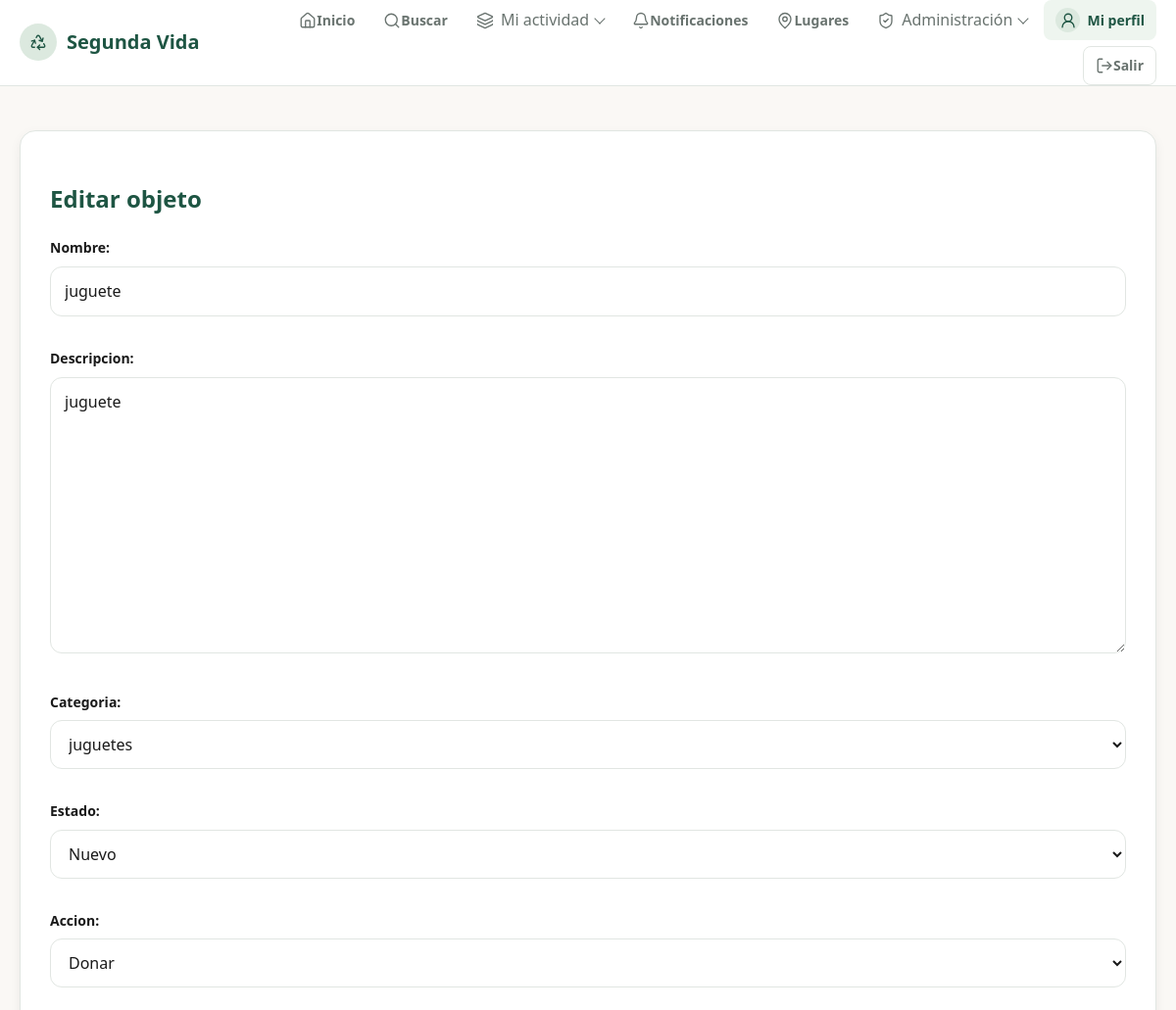
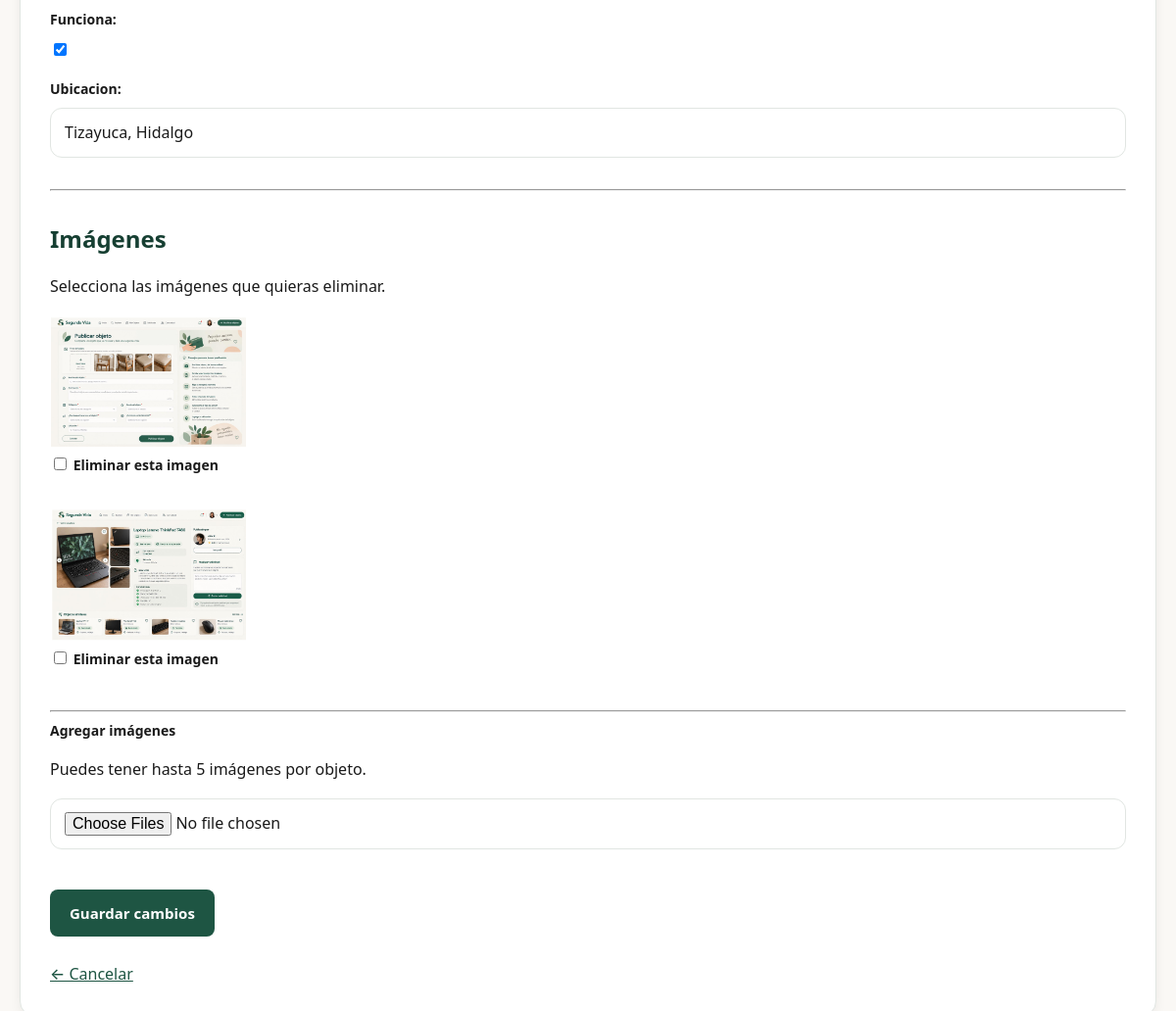
Page /objetos/4/editar/ (signed in) on the committed database (2 pictures, top to bottom).
### objetos/models.py (models this page shows, shortened)
class Objeto(models.Model):
    ACCIONES = [
        ("donar", "Donar"),
        ("intercambiar", "Intercambiar"),
        ("reparar", "Reparar"),
        ("piezas", "Dar para piezas"),
        ("transformar", "Transformar"),
    ]
    ESTADOS = [
        ("nuevo", "Nuevo"),
        ("bueno", "Bueno"),
        ("regular", "Regular"),
        ("danado", "Dañado"),
    ]
    usuario = models.ForeignKey(
        User,
        on_delete=models.CASCADE
    )
    nombre = models.CharField(max_length=150)
    descripcion = models.TextField()
    categoria = models.ForeignKey(
        Categoria,
        on_delete=models.PROTECT,
        related_name="objetos"
    )
    estado = models.CharField(
        max_length=20,
        choices=ESTADOS
    )
    accion = models.CharField(
        max_length=20,
        choices=ACCIONES
    )
    funciona = models.BooleanField(default=True)
    ubicacion = models.CharField(
        max_length=200,
        blank=True
    )
    latitud = models.FloatField(
        null=True,
        blank=True
    )
    longitud = models.FloatField(
        null=True,
        blank=True
    )
    fecha_publicacion = models.DateTimeField(
        auto_now_add=True
    )
    disponible = models.BooleanField(default=True)

class Categoria(models.Model):
    nombre = models.CharField(
        max_length=50,
        unique=True
    )
    descripcion = models.CharField(
        max_length=200,
        blank=True
    )
    activa = models.BooleanField(default=True)
    class Meta:
        verbose_name = "Categoría"
        verbose_name_plural = "Categorías"
        ordering = ["nombre"]
    def __str__(self):
        return self.nombre

class ImagenObjeto(models.Model):
    objeto = models.ForeignKey(
        Objeto,
        on_delete=models.CASCADE,
        related_name="imagenes"
    )
    imagen = models.ImageField(
        upload_to="objetos/"
    )
    fecha_subida = models.DateTimeField(
        auto_now_add=True
    )

### objetos/views.py (the view)
# urls.py: path("objetos/<int:id>/editar/", editar_objeto, name="editar_objeto"),
@roles_permitidos("Usuario")
def editar_objeto(request, id):
    objeto = get_object_or_404(Objeto, id=id)
    if objeto.usuario != request.user:
        return redirect("lista_objetos")
    imagenes = objeto.imagenes.all()
    if request.method == "POST":
        formulario = ObjetoForm(
            request.POST,
            instance=objeto
        )
        imagen_form = ImagenObjetoForm(
            request.POST,
            request.FILES
        )
        archivos = request.FILES.getlist("imagen")
        eliminar_ids = request.POST.getlist(
            "eliminar_imagenes"
        )
        imagenes_a_eliminar = ImagenObjeto.objects.filter(
            id__in=eliminar_ids,
            objeto=objeto
        )
        cantidad_restante = (
            imagenes.count()
            - imagenes_a_eliminar.count()
            + len(archivos)
        )
        if cantidad_restante > 5:
            messages.error(
                request,
                "Un objeto puede tener un máximo de 5 imágenes."
            )
        elif formulario.is_valid():
            imagenes_validas = True
            for archivo in archivos:
                formulario_imagen = ImagenObjetoForm(
                    files={"imagen": archivo}
                )
                if not formulario_imagen.is_valid():
                    imagenes_validas = False
                    break
            if imagenes_validas:
                with transaction.atomic():
                    objeto_actualizado = formulario.save(commit=False)
                    latitud, longitud = geocodificar_ubicacion(
                        objeto_actualizado.ubicacion
                    )
                    objeto_actualizado.latitud = latitud
                    objeto_actualizado.longitud = longitud
                    objeto_actualizado.save()
                    for imagen in imagenes_a_eliminar:
                        imagen.imagen.delete(
                            save=False
                        )
                        imagen.delete()
                    for archivo in archivos:
                        ImagenObjeto.objects.create(
                            objeto=objeto,
                            imagen=archivo
                        )
                messages.success(
                    request,
                    "¡Objeto actualizado correctamente!"
                )
                return redirect(
                    "detalle_objeto",
                    id=objeto.id
                )
            else:
                messages.error(
                    request,
                    "Una o más imágenes no son válidas."
                )
    else:
        formulario = ObjetoForm(
            instance=objeto
        )
        imagen_form = ImagenObjetoForm()
    return render(
        request,
        "objetos/editar.html",
        {
            "formulario": formulario,
            "imagen_form": imagen_form,
            "objeto": objeto,
            "imagenes": imagenes,
        }
    )

### objetos/forms.py (shortened to what this page needs)
class ObjetoForm(forms.ModelForm):
    class Meta:
        model = Objeto
        fields = [
            "nombre",
            "descripcion",
            "categoria",
            "estado",
            "accion",
            "funciona",
            "ubicacion",
        ]
        widgets = {
            "ubicacion": forms.TextInput(
                attrs={
                    "placeholder": "Ej. Tizayuca, Hidalgo",
                    "maxlength": 200,
                }
            ),
        }
    def __init__(self, *args, **kwargs):
        super().__init__(*args, **kwargs)
        self.fields["categoria"].queryset = Categoria.objects.filter(
            activa=True
        ).order_by("nombre")

class ImagenObjetoForm(forms.ModelForm):
    class Meta:
        model = ImagenObjeto
        fields = ["imagen"]
        widgets = {
            "imagen": MultipleFileInput(
                attrs={
                    "accept": "image/jpeg,image/png,image/webp"
                }
            )
        }
    def __init__(self, *args, **kwargs):
        super().__init__(*args, **kwargs)
        self.fields["imagen"].required = False

### usuarios/context_processors.py (called while the page is built)
def notificaciones_no_leidas(request):
    if request.user.is_authenticated:
        notificaciones = Notificacion.objects.filter(
            usuario=request.user
        ).order_by("-fecha")
        no_leidas = notificaciones.filter(
            leida=False
        ).count()
    else:
        notificaciones = Notificacion.objects.none()
        no_leidas = 0
    return {
        "notificaciones": notificaciones,
        "notificaciones_no_leidas": no_leidas,
    }

### usuarios/permissions.py (called while the page is built, shortened)
def roles_permitidos(*roles):
    def decorador(vista):
        @login_required
        @wraps(vista)
        def vista_protegida(request, *args, **kwargs):
            usuario = request.user
            if usuario.is_superuser:
                return vista(request, *args, **kwargs)
        return vista_protegida
    return decorador

### objetos/templates/objetos/editar.html (shortened to what this page needs)
{% extends "base.html" %}
{% block content %}
    <section class="tarjeta">
        <h1> Editar objeto</h1>
        <form
            method="POST"
            enctype="multipart/form-data"
        >
            {{ formulario.as_p }}
            <hr>
            <h2> Imágenes</h2>
            {% if imagenes %}
                <p>
                    Selecciona las imágenes que quieras eliminar.
                </p>
                {% for imagen in imagenes %}
                    <div>
                        <img
                            src="{{ imagen.imagen.url }}"
                            alt="Imagen de {{ objeto.nombre }}"
                            style="max-width: 200px;"
                        >
                        <label>
                            <input
                                type="checkbox"
                                name="eliminar_imagenes"
                                value="{{ imagen.id }}"
                            >
                            Eliminar esta imagen
                        </label>
                    </div>
                    <br>
                {% endfor %}
            {% else %}
                <p>
                    Este objeto todavía no tiene imágenes.
                </p>
            {% endif %}
            <hr>
            <label for="{{ imagen_form.imagen.id_for_label }}">
                 <strong>Agregar imágenes</strong>
            </label>
            <p>
                Puedes tener hasta 5 imágenes por objeto.
            </p>
            {{ imagen_form.imagen }}
            <br><br>
            <button
                class="boton"
                type="submit"
            >
                Guardar cambios
            </button>
        </form>
        <br>
        <a href="{% url 'detalle_objeto' objeto.id %}">
            ← Cancelar
        </a>
    </section>
{% endblock %}

### templates/base.html (style rules this page uses)
:root { --verde-principal: #1E5543; --verde-oscuro: #163F32; --verde-medio: #2F7059; --verde-suave: #DCE9DF; --verde-muy-suave: #EEF5EF; --fondo: #FAF8F5; --blanco: #FFFFFF; --fondo-alternativo: #F3F1EC; --texto: #1A1A1A; --texto-secundario: #69736F; --texto-suave: #6F7873; --borde: #E1E6E2; --borde-oscuro: #CBD5CF; --borde-verde: #D7E3D9; --terracota: #C98F76; --terracota-oscuro: #A96F58; --terracota-contraste: #96604B; --beige: #E8D8C3; --dorado: #C59B45; --dorado-contraste: #8A6A22; --dorado-contraste-oscuro: #735817; --dorado-suave: #F5EACF; --dorado-borde: #EADDBD; --dorado-texto: #765B20; --dorado-texto-suave: #6F5E38; --exito: #3D7A59; --exito-suave: #E3F0E7; --advertencia: #A97932; --advertencia-suave: #F8EEDC; --error: #9A4B4B; --error-suave: #F6E4E4; --error-borde: #E7C7C7; --peligro: #8B3A3A; --peligro-borde: #D8A0A0; --peligro-suave: #F5E1E1; --sombra-suave: 0 4px 15px rgba(25, 45, 35, 0.06); --sombra-media: 0 8px 25px rgba(25, 45, 35, 0.10); --radio-pequeno: 8px; --radio: 12px; --radio-grande: 18px; --transicion: 0.2s ease; }
* { box-sizing: border-box; }
html { scroll-behavior: smooth; }
body { margin: 0; padding: 0; font-family: "Segoe UI", -apple-system, BlinkMacSystemFont, sans-serif; background-color: var(--fondo); color: var(--texto); line-height: 1.6; }
a { color: inherit; }
button, input, select, textarea { font: inherit; }
main a:not(.boton) { color: var(--verde-principal); font-weight: 500; }
h1 { color: var(--verde-principal); }
h2 { color: var(--verde-oscuro); margin-top: 30px; margin-bottom: 15px; }
img { max-width: 100%; height: auto; }
label { display: block; margin-bottom: 7px; color: var(--texto); font-size: 14px; font-weight: 650; }
:where(input:not([type="checkbox"]):not([type="radio"]), select, textarea) { width: 100%; padding: 12px 14px; margin-bottom: 16px; background-color: var(--blanco); color: var(--texto); border: 1px solid var(--borde); border-radius: var(--radio); font-size: 15px; outline: 2px solid transparent; transition: border-color var(--transicion), box-shadow var(--transicion); }
:where(input:not([type="checkbox"]):not([type="radio"]), select, textarea):focus { border-color: var(--verde-medio); box-shadow: 0 0 0 3px rgba(47, 112, 89, 0.12); }
textarea { min-height: 120px; resize: vertical; }
input::placeholder, textarea::placeholder { color: var(--texto-suave); }
.tarjeta { background-color: var(--blanco); padding: 30px; border-radius: 16px; border: 1px solid var(--borde); box-shadow: 0 4px 12px rgba(0, 0, 0, 0.06); }
.boton { display: inline-flex; align-items: center; justify-content: center; gap: 8px; padding: 12px 20px; background-color: var(--verde-principal); color: var(--blanco); text-decoration: none; border: none; border-radius: 8px; font-family: inherit; font-size: 15px; font-weight: 600; cursor: pointer; transition: background-color 0.2s ease, transform 0.2s ease; }

### rows in the picture
Objeto: nombre "juguete", descripcion "juguete", categoria "juguetes", estado "Nuevo", accion "Donar", funciona "☑", ubicacion "Tizayuca, Hidalgo"
ImagenObjeto: imagen (picture)
ImagenObjeto: imagen (picture)
